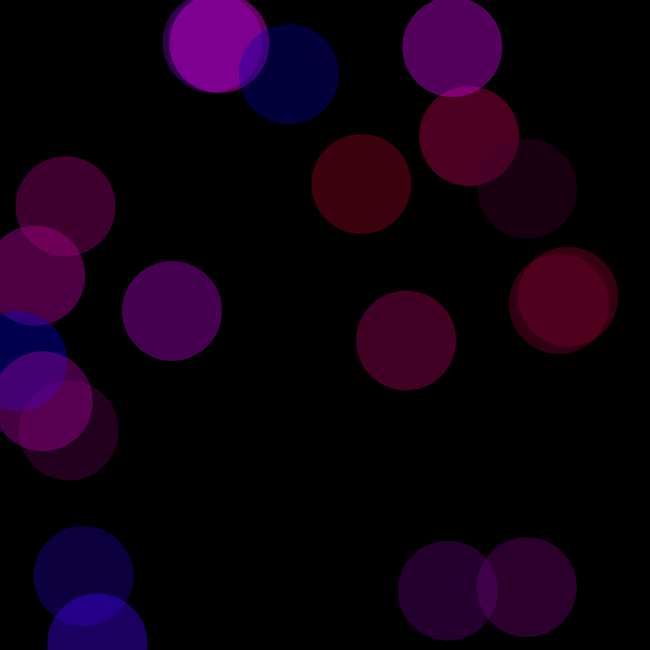
Frame 1 (no input)
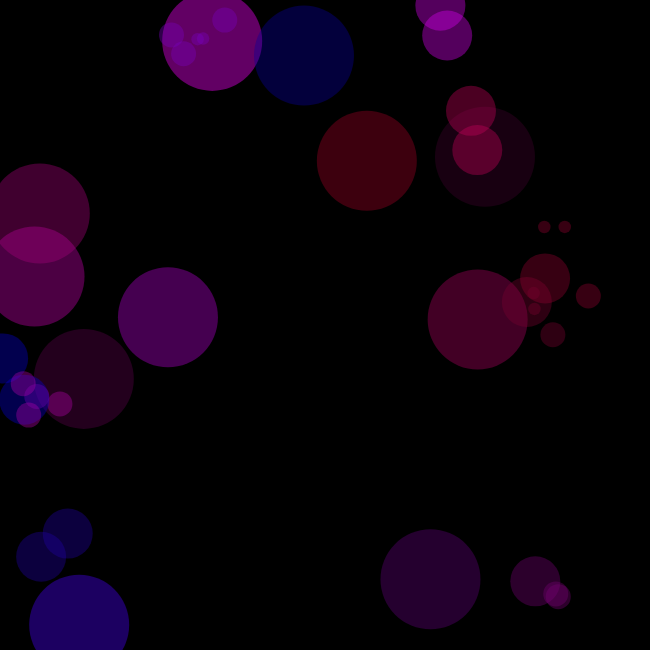
Frame 60 (no input)
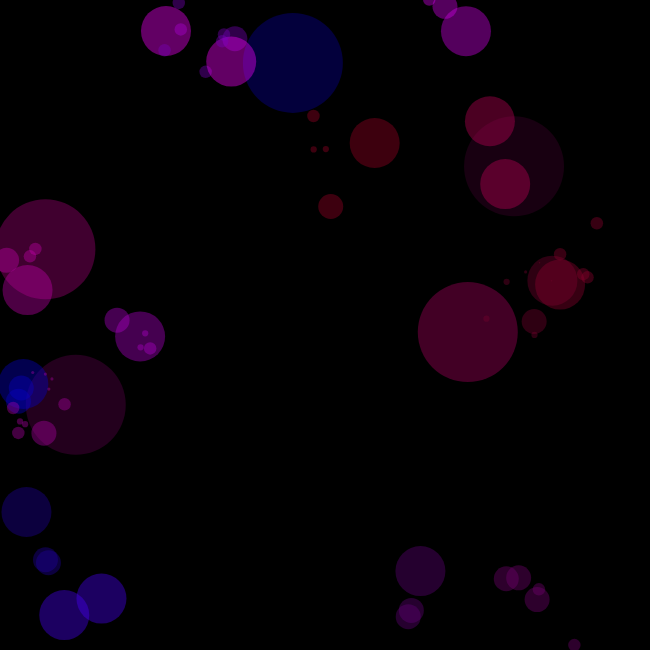
Frame 120 (the mouse pressed at the canvas centre since frame 60)

The p5.js sketch that drew these frames (run headless with seeded random() and noise() and a simulated clock; from frame 60 on, the mouse is pressed at the canvas centre):

// p5.js sketch
// ── sketch.js
var cells = [];
var stopping;

function setup() {
  createCanvas(650, 650);
  frameRate(24);

  stopping = false;

  for(let i = 0; i < 20; i++) {
    cells.push(new Cell());
  }
  
}

function mitosis(cell, i){
    let x = cell.pos.x;
    let y = cell.pos.y;
    let r = cell.r /2;
    let c = cell.c;

    cells.push(new Cell(x,y, r, c));
    cells.push(new Cell(x,y, r, c));

    cells.splice(i,1);
}

function mousePressed(){
  for(let i = 0; i < cells.length; i++){
    let cell = cells[i];

    if(dist(cell.pos.x, cell.pos.y, mouseX, mouseY) <= cell.r){
      let x = cell.pos.x;
      let y = cell.pos.y;
      let r = cell.r /2;
      let c = cell.c;

      cells.push(new Cell(x,y, r, c));
      cells.push(new Cell(x,y, r, c));

      cells.splice(i,1);

      break;
    }
  }
}

function keyPressed(){
  if(keyCode == 80){
    stopping = !stopping;
  }
}

function draw() {
  if(!stopping){

    for(let i = 0; i < cells.length; i++){
      let cell = cells[i];

      if(random(0,1) >= 0.99){
        mitosis(cell, i);
      }
      cell.move();
    }
  }

  background(0);
  for(let cell of cells){
    cell.show();
  }
}

// ── cell.js
class Cell{

    constructor(x,y,r,c){
        if(x && y){
            this.pos = createVector(x, y);
        }else{
            this.pos = createVector(random(width), random(height));
        }

        if(r){
            this.r = r;
        }else{
            this.r = 100;
        }
        
        if(c){
            this.c = c;
        }else{
            this.c = color(random(0,255),0,random(0,255),100);
        }

        
    }

    move(){
        this.pos.add(createVector(random(-5,5),random(-5,5)));
    }

    show(){
        let pos = this.pos;

        

        push();
        noStroke();
        fill(this.c, 100);
        ellipse(pos.x, pos.y, this.r);
        pop();
    }
}
